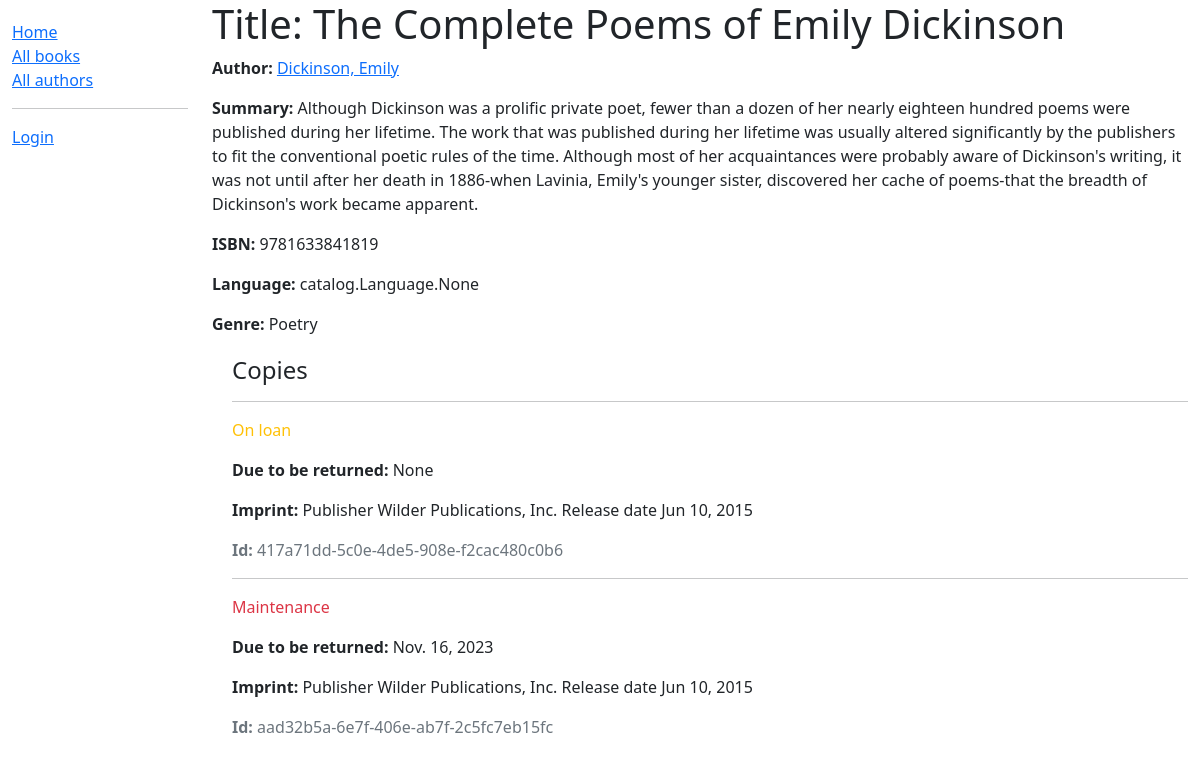
The app's page /catalog/book/4 with its own data.
### catalog/models.py (models this page shows, shortened)
class Book(models.Model):
    title = models.CharField(max_length=200)
    author = models.ForeignKey('Author', on_delete=models.SET_NULL, null=True)
    summary = models.TextField(max_length=1000, help_text='Enter a brief description of the book')
    isbn = models.CharField('ISBN', max_length=13, unique=True,
                            help_text='13 Character <a href="https://www.isbn-international.org/content/what-isbn">ISBN number</a>')
    genre = models.ManyToManyField(Genre, help_text='Select a genre for this book')
    languages = models.ManyToManyField(Language, help_text='Select a languages for this book')
    def display_genre(self):
        """Create a string for the Genre. This is required to display genre in Admin."""
        return ', '.join(genre.name for genre in self.genre.all()[:3])
    display_genre.short_description = 'Genre'
    def display_languages(self):
        """Create a string for the Languages. This is required to display languages in Admin."""
        return ', '.join(languages.name for languages in self.languages.all()[:3])
    display_languages.short_description = 'Languages'

class Author(models.Model):
    first_name = models.CharField(max_length=100)
    last_name = models.CharField(max_length=100)
    date_of_birth = models.DateField(null=True, blank=True)
    date_of_death = models.DateField('Died', null=True, blank=True)
    class Meta:
        ordering = ['last_name', 'first_name']
    def __str__(self):
        return f'{self.last_name}, {self.first_name}'

class Genre(models.Model):
    name = models.CharField(max_length=200, help_text='Enter a book genre (e.g. Science Fiction)')
    def __str__(self):
        return self.name

class BookInstance(models.Model):
    id = models.UUIDField(primary_key=True, default=uuid.uuid4, help_text='Unique ID for this particular book across whole library')
    book = models.ForeignKey('Book', on_delete=models.RESTRICT, null=True)
    imprint = models.CharField(max_length=200)
    due_back = models.DateField(null=True, blank=True)
    borrower = models.ForeignKey(User, on_delete=models.SET_NULL, null=True, blank=True)
    LOAN_STATUS = (
        ('m', 'Maintenance'),
        ('o', 'On loan'),
        ('a', 'Available'),
        ('r', 'Reserved'),
    )
    status = models.CharField(
        max_length=1,
        choices=LOAN_STATUS,
        blank=True,
        default='m',
        help_text='Book availability',
    )
    class Meta:
        ordering = ['due_back']

### catalog/views.py (the view, shortened to what this page needs)
# urls.py: re_path(r'^book/(?P<pk>\d+)$', views.BookDetailView.as_view(), name='book-detail'),
class BookDetailView(generic.DetailView):
    model = Book
    paginate_by = 10

### catalog/templates/catalog/book_detail.html
{% extends "catalog/base_generic.html" %}
{% block content %}
    <h1>Title: {{ book.title }}</h1>
    <p><strong>Author:</strong> <a href="{% url 'author-detail' book.author.pk %}">{{ book.author }}</a></p>
    <p><strong>Summary:</strong> {{ book.summary }}</p>
    <p><strong>ISBN:</strong> {{ book.isbn }}</p>
    <p><strong>Language:</strong> {{ book.languages }}</p>
    <p><strong>Genre:</strong> {{ book.genre.all|join:", " }}</p>
    <div style="margin-left:20px;margin-top:20px">
        <h4>Copies</h4>
        {% for copy in book.bookinstance_set.all %}
            <hr/>
            <p
                    class="{% if copy.status == 'a' %}text-success{% elif copy.status == 'm' %}text-danger{% else %}text-warning{% endif %}">
                {{ copy.get_status_display }}
            </p>
            {% if copy.status != 'a' %}
                <p><strong>Due to be returned:</strong> {{ copy.due_back }}</p>
            {% endif %}
            <p><strong>Imprint:</strong> {{ copy.imprint }}</p>
            <p class="text-muted"><strong>Id:</strong> {{ copy.id }}</p>
        {% endfor %}
    </div>
{% endblock %}

### records on screen
Book: author "Dickinson, Emily", summary "Although Dickinson was a prolific private poet, fewer than a dozen of her nearly eighteen hundred poems were published during her lifetime. The work that was published during her lifetime was usually altered significantly by the publishers to fit the conventional poetic rules of the time. Although most of her acquaintances were probably aware of Dickinson's writing, it was not until after her death in 1886-when Lavinia, Emily's younger sister, discovered her cache of poems-that the breadth of Dickinson's work became apparent.", isbn "9781633841819", languages "catalog.Language.None", genre.all "Poetry"
BookInstance: status "On loan", due_back "None", imprint "Publisher Wilder Publications, Inc. Release date Jun 10, 2015", id "417a71dd-5c0e-4de5-908e-f2cac480c0b6"
BookInstance: status "Maintenance", due_back "Nov. 16, 2023", imprint "Publisher Wilder Publications, Inc. Release date Jun 10, 2015", id "aad32b5a-6e7f-406e-ab7f-2c5fc7eb15fc"
